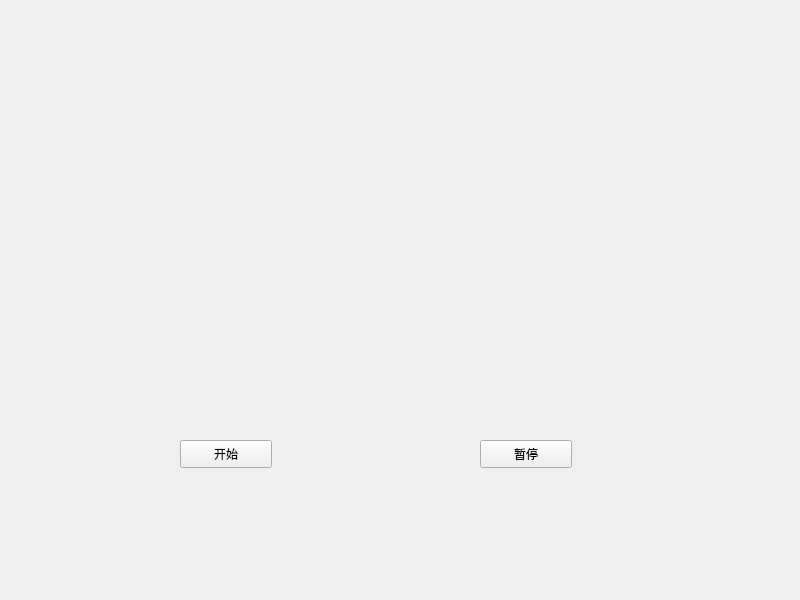
<?xml version="1.0" encoding="UTF-8"?>
<ui version="4.0">
 <class>Widget</class>
 <widget class="QWidget" name="Widget">
  <property name="geometry">
   <rect>
    <x>0</x>
    <y>0</y>
    <width>800</width>
    <height>600</height>
   </rect>
  </property>
  <property name="windowTitle">
   <string>Widget</string>
  </property>
  <widget class="QPushButton" name="startbutton">
   <property name="geometry">
    <rect>
     <x>180</x>
     <y>440</y>
     <width>92</width>
     <height>28</height>
    </rect>
   </property>
   <property name="text">
    <string>开始</string>
   </property>
  </widget>
  <widget class="QPushButton" name="stopButton">
   <property name="geometry">
    <rect>
     <x>480</x>
     <y>440</y>
     <width>92</width>
     <height>28</height>
    </rect>
   </property>
   <property name="text">
    <string>暂停</string>
   </property>
  </widget>
  <widget class="QLabel" name="label">
   <property name="geometry">
    <rect>
     <x>190</x>
     <y>110</y>
     <width>381</width>
     <height>221</height>
    </rect>
   </property>
   <property name="text">
    <string/>
   </property>
   <property name="scaledContents">
    <bool>true</bool>
   </property>
  </widget>
 </widget>
 <resources/>
 <connections/>
</ui>
